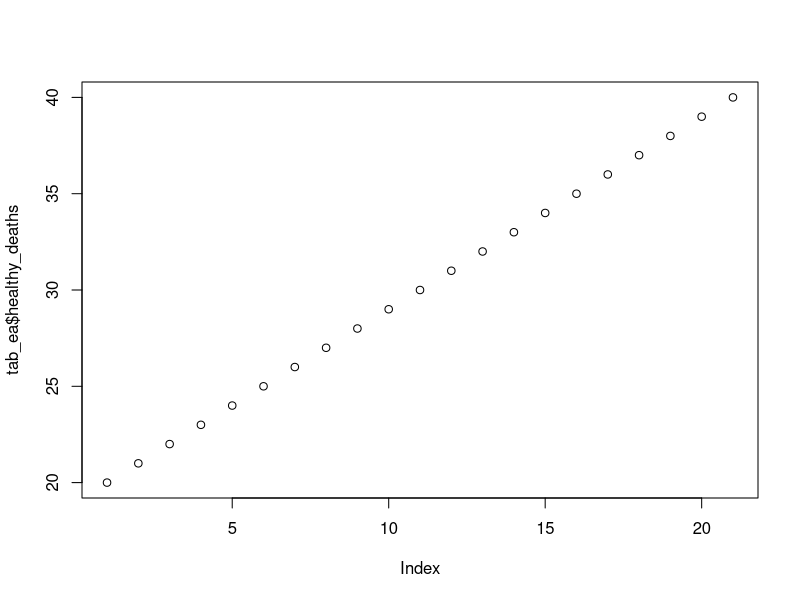

This figure's R source: (Note: this script raises an error after producing the figure.)
library(tidyverse)
library(readxl)
library(reshape2)
tab_fa <- read_excel("Table Fa.xlsx")

tab_ea <- read_excel("Table EA.xlsx")

plot(tab_ea$Age,tab_ea$healthy_deaths)

tab_ea <- tab_ea %>%
  select(Age, healthy_living = `Englishmen Living`, healthy_deaths=`Englishmen Dying Yearly`)

tab_fa <- tab_fa %>% mutate(dead = lag(cumsum(Dying)),
                 inval = lag(cumsum(Invalided)),
                 death_inval_ratio=Invalided/Dying) %>%
  select(Age, living=Living, dead, inval, death_inval_ratio)

combined_tbl <- inner_join(tab_fa, tab_ea, by=c("Age")) %>%
  mutate(projected_inval = death_inval_ratio*healthy_deaths,
         healthy_dead = lag(cumsum(healthy_deaths)),
         healthy_inval = lag(cumsum(projected_inval)),
         healthy_living = 10000-(healthy_dead+healthy_inval)) %>%
  select(Age,living, dead, inval, healthy_living, healthy_dead, healthy_inval)

living_mlt <- combined_tbl %>%
  select(Age, army=living, englishmen=healthy_living) %>%
  melt(id.vars=c("Age"), variable.name="group", value.name = "n_living") %>%
  replace_na(list(n_living = list(10000)))

dead_mlt <- combined_tbl %>%
  select(Age, army=dead, englishmen=healthy_dead) %>%
  melt(id.vars=c("Age"), variable.name="group", value.name = "n_dead") %>%
  replace_na(list(n_dead = list(0)))

inval_mlt <- combined_tbl %>%
  select(Age, army=inval, englishmen=healthy_inval) %>%
  melt(id.vars=c("Age"), variable.name="group", value.name = "n_inval") %>%
  replace_na(list(n_inval = list(0)))

plt_df <- inner_join(living_mlt, dead_mlt, by=c("Age", "group")) %>% inner_join(inval_mlt, by=c("Age", "group"))

custom_y=c("0", paste(seq(1,10, by=1), "000", sep=","))
custom_x = c(20, 1:9,30, 1:9,40)

library(grid)
library(ggtext)
plt_df %>%
  mutate(n_dead=as.numeric(n_dead),
         n_living=as.numeric(n_living),
         n_inval=as.numeric(n_inval),
         ) %>%
  melt(id.vars=c("Age", "group"), variable.name="condition", value.name = "n_body") %>%
  mutate(condition=factor(condition, levels=c("n_dead", "n_inval", "n_living"))) %>%
  ggplot()+
  facet_wrap(~group, scales = "free")+
  aes(x=Age, y=n_body, fill=condition)+
  geom_line(data=. %>% filter(condition=="n_living"), color="darkgrey")+
  geom_line(aes(y=10000-n_body), data=. %>% filter(condition=="n_dead"), color="darkgrey")+
  geom_area(alpha=0.5)+
  geom_vline(xintercept = 30)+
  scale_x_continuous(expand = c(0,0), position = "top", breaks=seq(20,40, by=1),
                     labels = custom_x)+
  scale_y_continuous(expand = c(0,0), breaks = seq(0,10000, by=1000),
                     labels = custom_y)+
  scale_fill_manual(values = c("cornflowerblue", "yellow", "tomato"))+
  coord_cartesian(clip="off", ylim = c(0,10000))+
  theme_light()+
  theme(legend.position = "none",
        panel.grid.major = element_line(color="darkgrey"),
        axis.ticks = element_blank(),
        axis.title = element_blank(),
        axis.text.x = element_text(family="serif", face="italic"),
        axis.text.y = element_text(family="serif", face="italic", size=12),
        strip.text = element_blank(),
        panel.spacing = unit(10, "lines"),
        plot.margin = margin(b=20, t=20, r=20))+
  annotate(geom = "text", x = 25, y=-350, label="Young Soldiers", size=3.2, family="serif", fontface="italic")+
  annotate(geom = "text", x = 35, y=-350, label="Veterans", size=3.2, family="serif", fontface="italic")+
  annotate(geom = "text", x = 20.5, y=-350, label="20",family="serif", fontface="italic")+
  annotate(geom = "text", x = 30, y=-350, label="30", family="serif", fontface="italic")+
  annotate(geom = "text", x = 30, y=11200, label="Years", family="serif", fontface="italic")+
  annotate(geom = "text", x = 39, y=11200, label="Age", family="serif", fontface="italic")+
  annotate(geom = "text", x = 20.5, y=11200, label="Age", family="serif", fontface="italic")+
  annotate(geom = "text", x = 39.5, y=-350, label="40", family="serif", fontface="italic")



